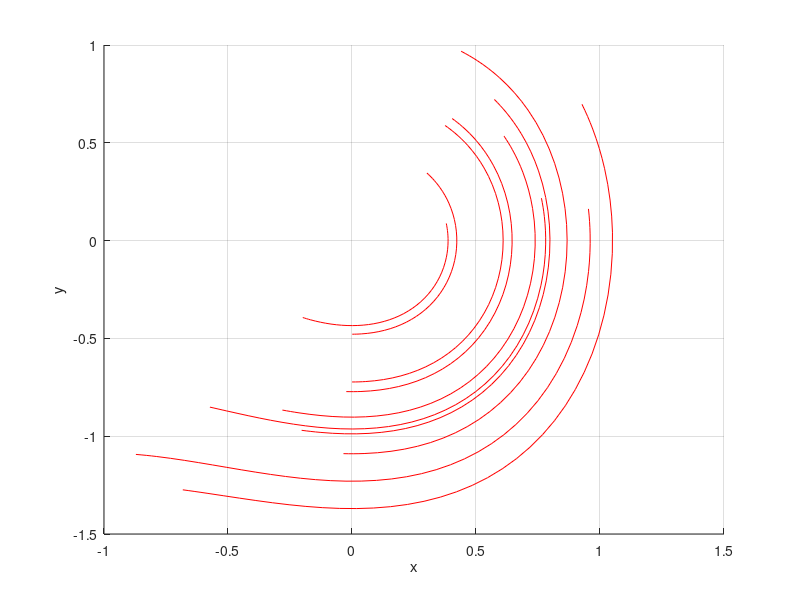

Here is the MATLAB script that generated this plot:
function untitled2()
 IC = rand(10,2);
 hold on
 for ii = 1:length(IC(:,1))
    [~,X] = ode45(@EOM,[0 2],IC(ii,:));
    x = X(:,1);
    y = X(:,2);
    plot(x,y,'r')
 end
 xlabel('x')
 ylabel('y')
 grid
 end
 function dZ = EOM(t, z)
 dZ = zeros(2,1);
 x  = z(1);
 y  = z(2);
 dZ = [  y;...
       - x - x^2];
 end